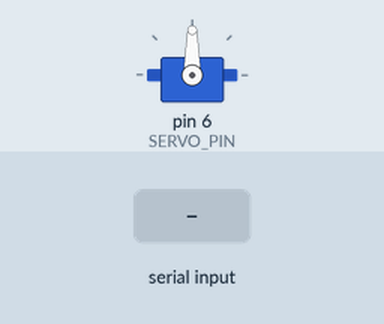
This sketch was run on a simulated Arduino Uno, built with avr-gcc and run on an emulated ATmega328P. Shown: servo. Inputs (shaded band) come from the test bench.

Above: at 1.2 s.
1.3 s: "-\n" received over Serial
At 1.6 s:
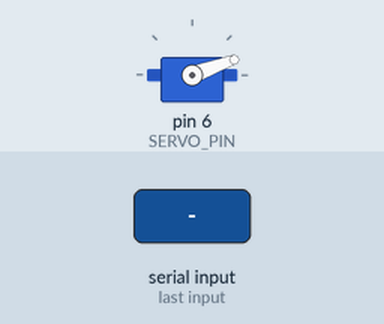
2.8 s: "200\n" received over Serial
At 4.0 s:
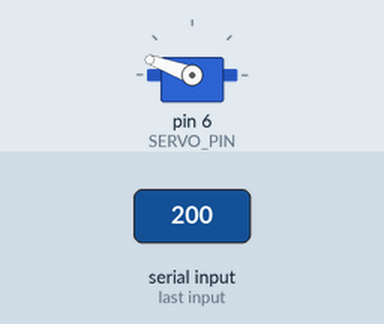
4.3 s: "+\n" received over Serial
At 5.1 s:
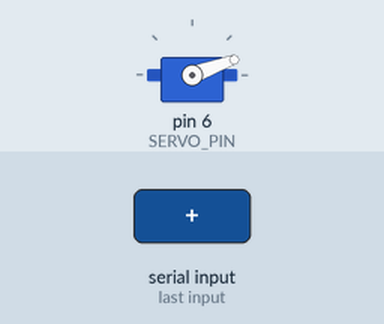
5.8 s: "90\n" received over Serial
At 6.3 s:
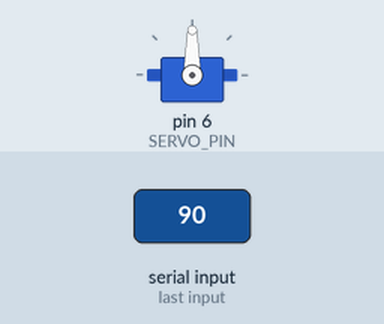
Timing chart, 0 to 8.3 s (numbered marks = the images above; inputs shaded):
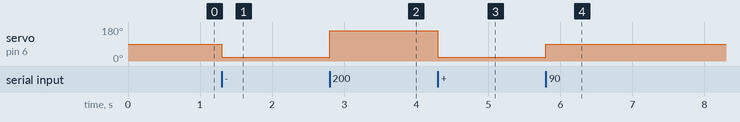

The sketch:

FaceTracker.ino
```cpp
#include <Servo.h>
#include <stdlib.h>

const int SERVO_PIN = 6;
const int MIN_ANGLE = 20;
const int MAX_ANGLE = 160;

Servo panServo;
int targetAngle = 90;
char serialBuffer[16];
byte serialIndex = 0;

void setTargetAngle(int value)
{
  if (value < MIN_ANGLE)
  {
    value = MIN_ANGLE;
  }
  else if (value > MAX_ANGLE)
  {
    value = MAX_ANGLE;
  }
  targetAngle = value;
  panServo.write(targetAngle);
}

void setup()
{
  Serial.begin(115200);
  panServo.attach(SERVO_PIN);
  panServo.write(90);
  targetAngle = 90;
}

void loop()
{
  while (Serial.available() > 0)
  {
    char ch = (char)Serial.read();
    if (ch == '\n' || ch == '\r')
    {
      if (serialIndex > 0)
      {
        serialBuffer[serialIndex] = '\0';
        bool valid = true;
        for (byte i = 0; i < serialIndex; i++)
        {
          char digit = serialBuffer[i];
          if (i == 0 && (digit == '-' || digit == '+'))
          {
            continue;
          }
          if (digit < '0' || digit > '9')
          {
            valid = false;
            break;
          }
        }
        if (valid)
        {
          setTargetAngle(atoi(serialBuffer));
        }
        serialIndex = 0;
      }
    }
    else if (serialIndex < sizeof(serialBuffer) - 1)
    {
      serialBuffer[serialIndex++] = ch;
    }
    else
    {
      serialIndex = 0;
    }
  }

}
```

Measured:
- after the input at 1.3 s, servo on pin 6 (SERVO_PIN): 90° → 20° at once
- after the input at 2.8 s, servo on pin 6 (SERVO_PIN): 20° → 160° at once
- after the input at 4.3 s, servo on pin 6 (SERVO_PIN): 160° → 20° at once
- after the input at 5.8 s, servo on pin 6 (SERVO_PIN): 20° → 90° at once
